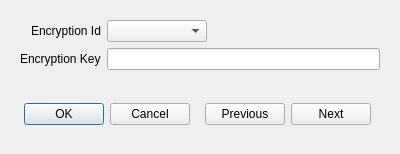
<?xml version="1.0" encoding="UTF-8"?>
<ui version="4.0">
 <class>AesEncryptionCodeEditDialog</class>
 <widget class="QDialog" name="AesEncryptionCodeEditDialog">
  <property name="geometry">
   <rect>
    <x>0</x>
    <y>0</y>
    <width>400</width>
    <height>154</height>
   </rect>
  </property>
  <property name="windowTitle">
   <string>Dialog</string>
  </property>
  <layout class="QVBoxLayout" name="verticalLayout">
   <item>
    <widget class="QWidget" name="widget" native="true">
     <layout class="QVBoxLayout" name="verticalLayout_2">
      <item>
       <layout class="QFormLayout" name="formLayout">
        <property name="labelAlignment">
         <set>Qt::AlignmentFlag::AlignRight|Qt::AlignmentFlag::AlignTrailing|Qt::AlignmentFlag::AlignVCenter</set>
        </property>
        <item row="0" column="0">
         <widget class="QLabel" name="label">
          <property name="text">
           <string>Encryption Id</string>
          </property>
         </widget>
        </item>
        <item row="1" column="0">
         <widget class="QLabel" name="label_2">
          <property name="text">
           <string>Encryption Key</string>
          </property>
         </widget>
        </item>
        <item row="1" column="1">
         <widget class="QLineEdit" name="keyTxt">
          <property name="maxLength">
           <number>40</number>
          </property>
         </widget>
        </item>
        <item row="0" column="1">
         <widget class="QComboBox" name="idCmbx">
          <property name="maximumSize">
           <size>
            <width>100</width>
            <height>16777215</height>
           </size>
          </property>
         </widget>
        </item>
       </layout>
      </item>
     </layout>
    </widget>
   </item>
   <item>
    <widget class="QWidget" name="widget_2" native="true">
     <layout class="QHBoxLayout" name="horizontalLayout">
      <item>
       <widget class="QDialogButtonBox" name="buttonBox">
        <property name="orientation">
         <enum>Qt::Orientation::Horizontal</enum>
        </property>
        <property name="standardButtons">
         <set>QDialogButtonBox::StandardButton::Cancel|QDialogButtonBox::StandardButton::Ok</set>
        </property>
       </widget>
      </item>
      <item>
       <widget class="QWidget" name="widget_3" native="true">
        <layout class="QHBoxLayout" name="horizontalLayout_2">
         <item>
          <widget class="QPushButton" name="prevBtn">
           <property name="text">
            <string>Previous</string>
           </property>
          </widget>
         </item>
         <item>
          <widget class="QPushButton" name="nextBtn">
           <property name="text">
            <string>Next</string>
           </property>
          </widget>
         </item>
        </layout>
       </widget>
      </item>
     </layout>
    </widget>
   </item>
  </layout>
 </widget>
 <resources/>
 <connections>
  <connection>
   <sender>buttonBox</sender>
   <signal>accepted()</signal>
   <receiver>AesEncryptionCodeEditDialog</receiver>
   <slot>accept()</slot>
   <hints>
    <hint type="sourcelabel">
     <x>248</x>
     <y>254</y>
    </hint>
    <hint type="destinationlabel">
     <x>157</x>
     <y>274</y>
    </hint>
   </hints>
  </connection>
  <connection>
   <sender>buttonBox</sender>
   <signal>rejected()</signal>
   <receiver>AesEncryptionCodeEditDialog</receiver>
   <slot>reject()</slot>
   <hints>
    <hint type="sourcelabel">
     <x>316</x>
     <y>260</y>
    </hint>
    <hint type="destinationlabel">
     <x>286</x>
     <y>274</y>
    </hint>
   </hints>
  </connection>
 </connections>
</ui>
